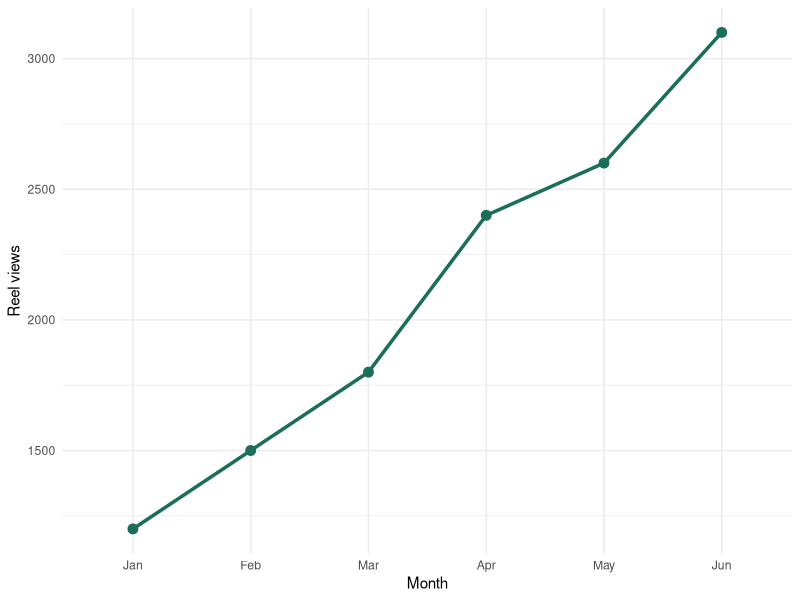

This figure's R source:
## ---- chunk 1
#| label: setup
#| include: false

library(dplyr)
library(ggplot2)
library(knitr)
## ---- chunk 2
#| label: step-1-build-data

month_name <- c("Jan", "Feb", "Mar", "Apr", "May", "Jun")
reel_views <- c(1200, 1500, 1800, 2400, 2600, 3100)
story_views <- c(900, 1100, 1000, 1500, 1700, 1900)
retention_rate <- c(0.71, 0.72, 0.74, 0.75, 0.77, 0.79)

dashboard_data <- tibble(
  month_name = factor(month_name, levels = month_name),
  reel_views = reel_views,
  story_views = story_views,
  retention_rate = retention_rate
)
## ---- chunk 3
#| label: step-2-summary-values

total_reel_views <- dashboard_data |>
  summarise(total_reel_views = sum(reel_views)) |>
  pull(total_reel_views)

total_story_views <- dashboard_data |>
  summarise(total_story_views = sum(story_views)) |>
  pull(total_story_views)

latest_retention <- dashboard_data |>
  slice_tail(n = 1) |>
  pull(retention_rate)
## ---- chunk 4
#| content: valuebox
#| title: "Total Reel Views"

list(icon = "play-circle", color = "primary", value = total_reel_views)
## ---- chunk 5
#| content: valuebox
#| title: "Total Story Views"

list(icon = "eye", color = "info", value = total_story_views)
## ---- chunk 6
#| content: valuebox
#| title: "Latest Retention Rate"

list(icon = "people", color = "success", value = scales::percent(latest_retention))
## ---- chunk 7
#| title: "Reel Views by Month"

reel_plot <- ggplot(data = dashboard_data, mapping = aes(x = month_name, y = reel_views, group = 1))
reel_plot <- reel_plot + geom_line(color = "#1b6e5a", linewidth = 1.2)
reel_plot <- reel_plot + geom_point(color = "#1b6e5a", size = 3)
reel_plot <- reel_plot + labs(x = "Month", y = "Reel views")
reel_plot <- reel_plot + theme_minimal()
reel_plot
## ---- chunk 8
#| title: "Data Table"

kable(dashboard_data)
